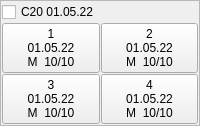
          <widget class="QFrame" name="frame_204">
           <property name="frameShape">
            <enum>QFrame::StyledPanel</enum>
           </property>
           <property name="frameShadow">
            <enum>QFrame::Raised</enum>
           </property>
           <layout class="QHBoxLayout" name="horizontalLayout_22">
            <property name="spacing">
             <number>1</number>
            </property>
            <property name="leftMargin">
             <number>1</number>
            </property>
            <property name="topMargin">
             <number>1</number>
            </property>
            <property name="rightMargin">
             <number>1</number>
            </property>
            <property name="bottomMargin">
             <number>1</number>
            </property>
            <item>
             <layout class="QGridLayout" name="gridLayout_204">
              <property name="leftMargin">
               <number>0</number>
              </property>
              <item row="0" column="0" colspan="2">
               <widget class="QCheckBox" name="A1_204">
                <property name="text">
                 <string>C20 01.05.22</string>
                </property>
               </widget>
              </item>
              <item row="2" column="0">
               <widget class="QPushButton" name="pushButton_816">
                <property name="text">
                 <string>3
01.05.22
M  10/10</string>
                </property>
               </widget>
              </item>
              <item row="2" column="1">
               <widget class="QPushButton" name="pushButton_817">
                <property name="text">
                 <string>4
01.05.22
M  10/10</string>
                </property>
               </widget>
              </item>
              <item row="1" column="1">
               <widget class="QPushButton" name="pushButton_818">
                <property name="text">
                 <string>2
01.05.22
M  10/10</string>
                </property>
               </widget>
              </item>
              <item row="1" column="0">
               <widget class="QPushButton" name="pushButton_819">
                <property name="text">
                 <string>1
01.05.22
M  10/10</string>
                </property>
               </widget>
              </item>
             </layout>
            </item>
           </layout>
          </widget>
